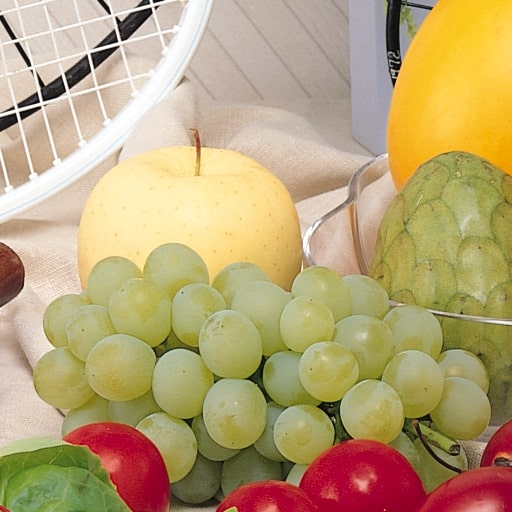
#> input picture 20701014_Q17/20701014_Q17_input.jpg, 512 x 512 px, found by its file name
$ python 20701014_Q17.py
#> lines starting #> are read from the running program, lines starting #| are printed output that depends on the picture
from PIL import Image
import numpy as np

def preprocess_image(image_path):
#> called with image_path = '20701014_Q17/20701014_Q17_input.jpg'
    try:
        image = Image.open(image_path)
#> image is the input picture: PIL image 512x512 RGB; mean R, G, B 185.3, 163.3, 118.3
        image_array = np.array(image)

        # Check if image is already grayscale (2D) or color (3D)
        if len(image_array.shape) == 2:
            return image_array
        elif len(image_array.shape) == 3:
            # Convert RGB to Grayscale using the formula: Y = 0.299R + 0.587G + 0.114B
            height, width = image_array.shape[:2]
#> height = 512; width = 512
            image_gray_array = np.zeros((height, width), dtype=np.uint8)
            for i in range(height):
                for j in range(width):
                    r = image_array[i, j, 0]
                    g = image_array[i, j, 1]
                    b = image_array[i, j, 2]
                    image_gray_array[i, j] = int(0.299 * r + 0.587 * g + 0.114 * b)
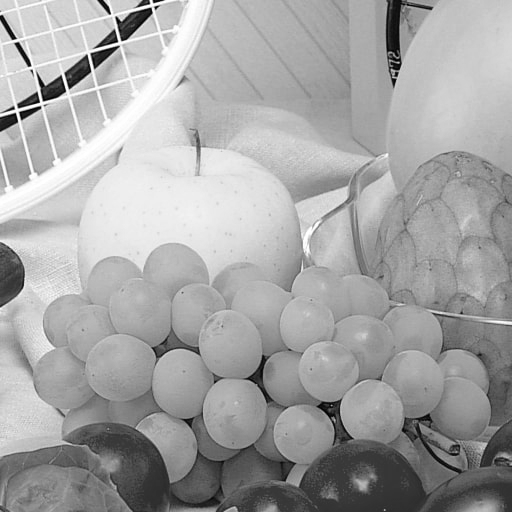
#> image_gray_array: shape (512, 512); min 0, max 255, mean 164.2
            return image_gray_array
    except Exception as e:
        print(f"Error processing image: {e}")
        return None

def apply_gamma_correction(image, gamma):
#> called with gamma = 0.5
    if len(image.shape) != 2:
        raise ValueError("Image must be grayscale (2D)")

    height, width = image.shape
#> height = 512; width = 512
    corrected = np.zeros((height, width), dtype=np.uint8)

    for i in range(height):
        for j in range(width):
            # Normalize to [0, 1], apply gamma, scale back to [0, 255]
            normalized = image[i, j] / 255.0
            corrected[i, j] = int((normalized ** gamma) * 255)
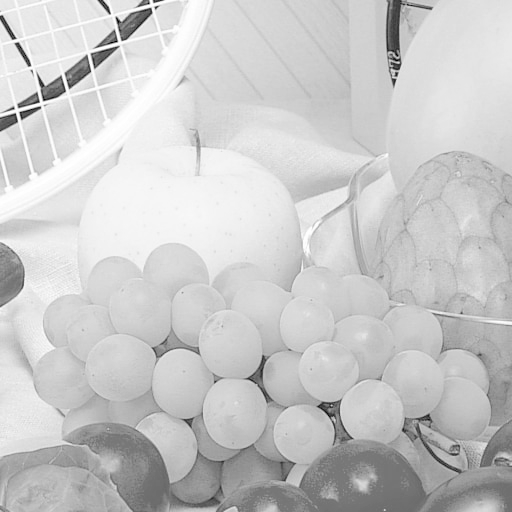
#> corrected: shape (512, 512); min 0, max 255, mean 201.1

    return corrected

image_path = '20701014_Q17/20701014_Q17_input.jpg'
preprocessed_image = preprocess_image(image_path)
if preprocessed_image is not None:
    # gamma < 1 brightens the image, gamma > 1 darkens it
    brightened = apply_gamma_correction(preprocessed_image, gamma=0.5)
    darkened = apply_gamma_correction(preprocessed_image, gamma=2.0)
#> call 2 of apply_gamma_correction, with gamma = 2
#> after the loop in apply_gamma_correction (call 2), `for i in range(height):`:
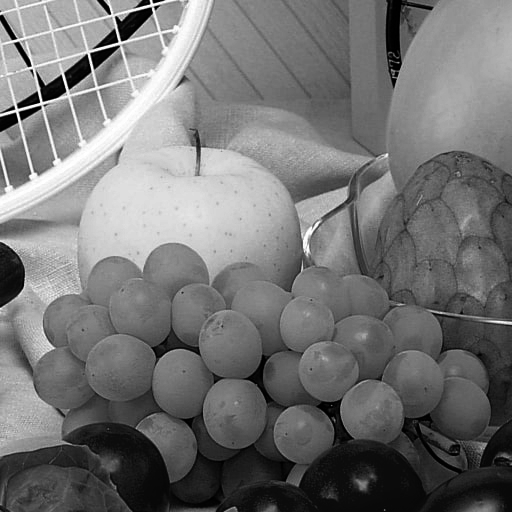
#> corrected: shape (512, 512); min 0, max 255, mean 115.1

    # Create collage: original | brightened (gamma=0.5) | darkened (gamma=2.0)
    height, width = preprocessed_image.shape
#> height = 512; width = 512
    collage = np.zeros((height, width * 3), dtype=np.uint8)
    collage[:, :width] = preprocessed_image
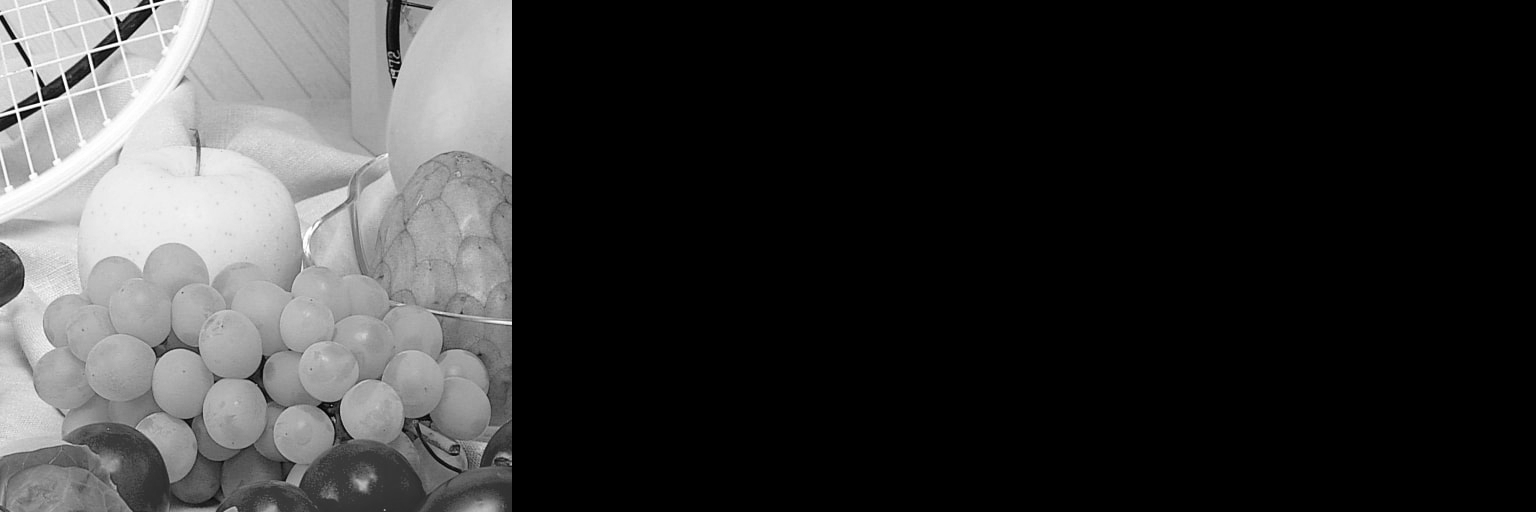
#> collage: shape (512, 1536); min 0, max 255, mean 54.7
    collage[:, width:width * 2] = brightened
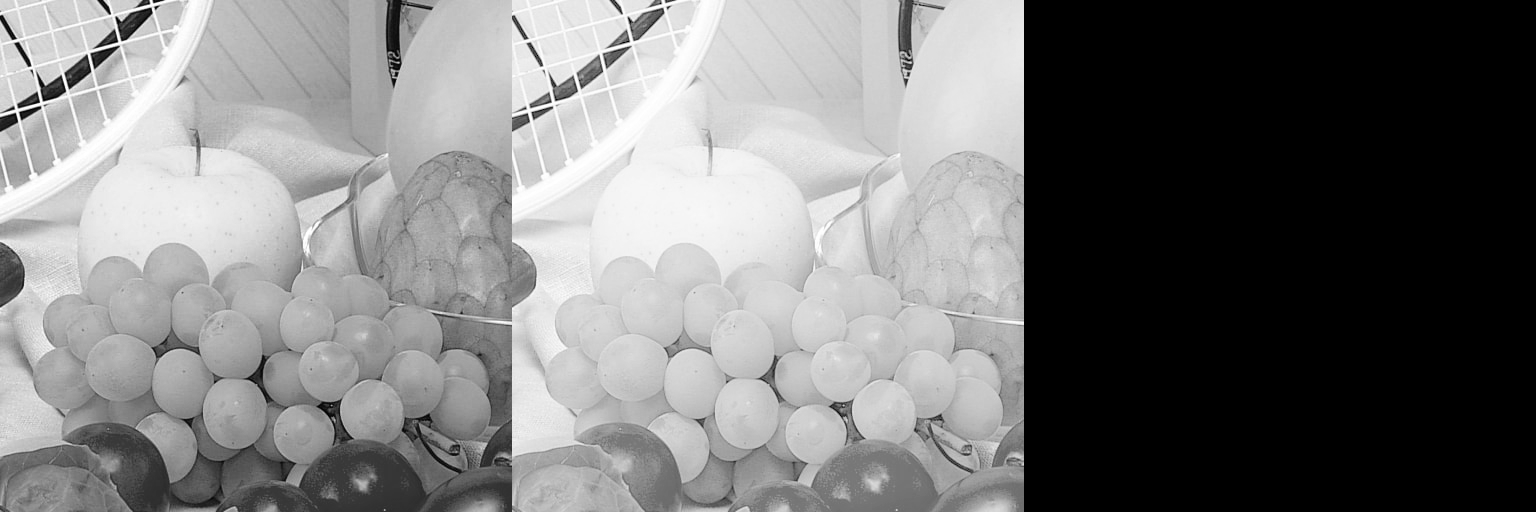
#> collage: shape (512, 1536); min 0, max 255, mean 121.8
    collage[:, width * 2:] = darkened
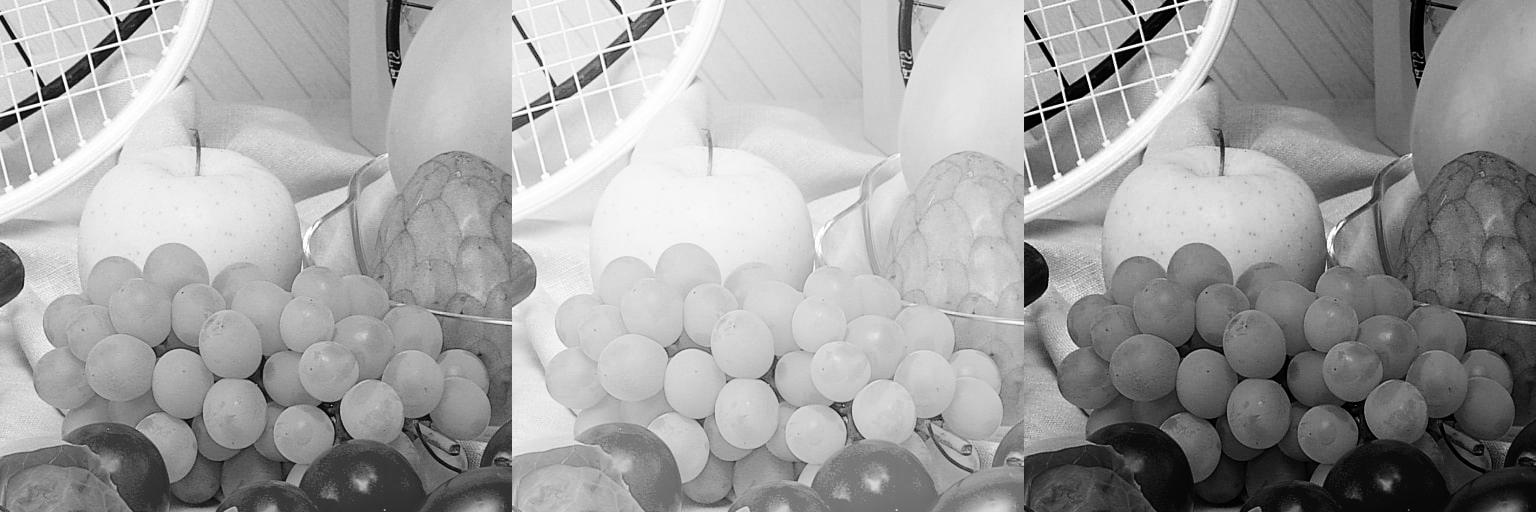
#> collage: shape (512, 1536); min 0, max 255, mean 160.1

    collage_pil = Image.fromarray(collage)
    collage_pil.save('20701014_Q17/20701014_Q17_output.jpg')

$ run again, with 20701014_Q17/input.jpg copied over 20701014_Q17/20701014_Q17_input.jpg
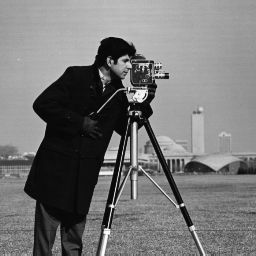
#> input picture 20701014_Q17/input.jpg, 256 x 256 px, found by its file name
#> in preprocess_image, image is the input picture: PIL image 256x256 L; min 0, max 255, mean 118.7
#> after the loop in apply_gamma_correction (call 2), `for i in range(height):`:
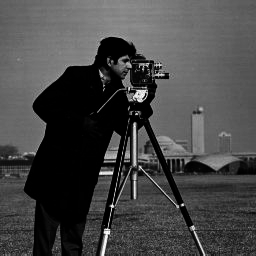
#> corrected: shape (256, 256); min 0, max 255, mean 70.1
#> `collage[:, width * 2:] = darkened`:
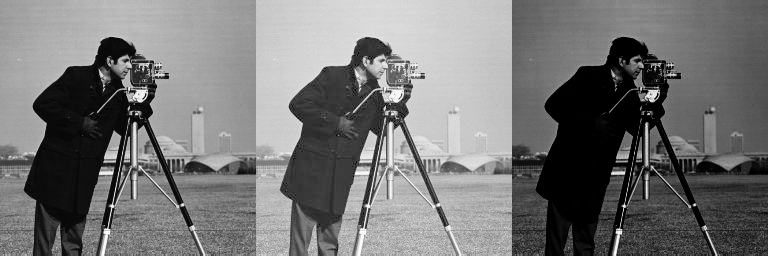
#> collage: shape (256, 768); min 0, max 255, mean 117.3
